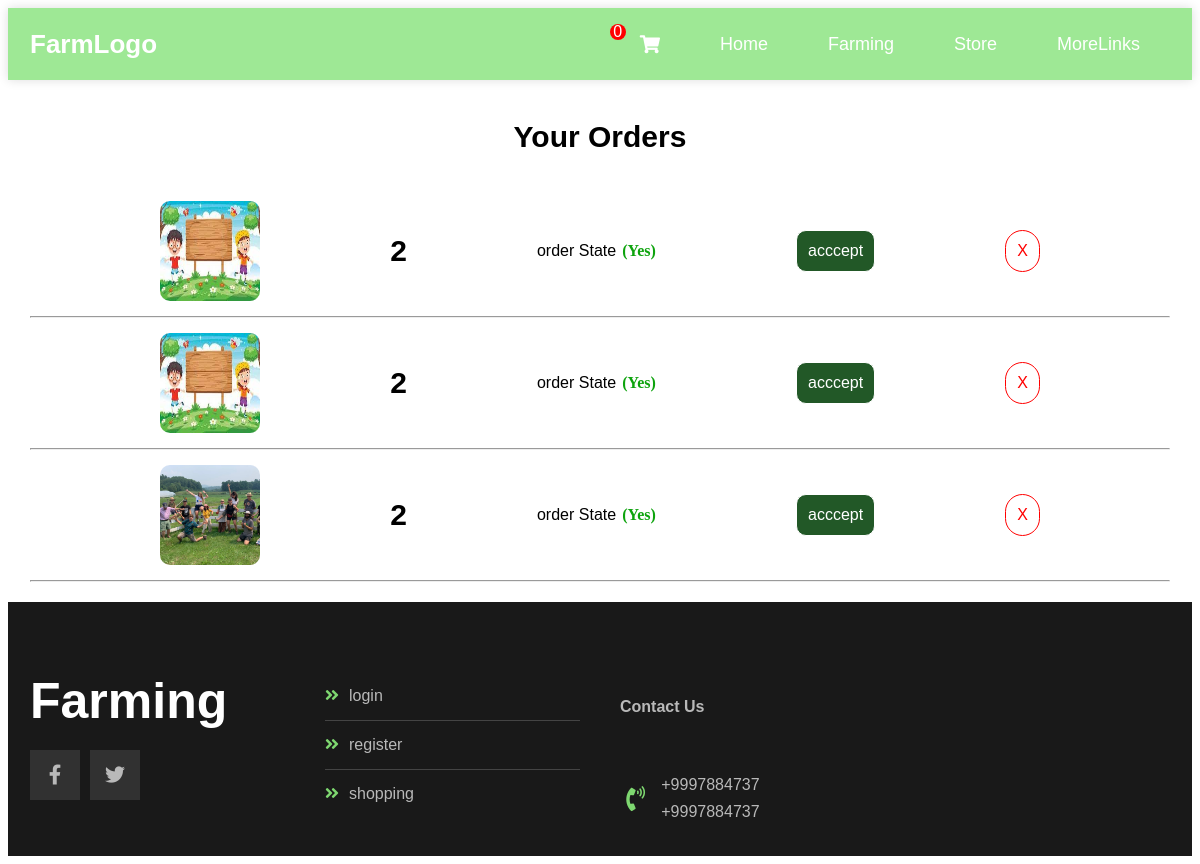
Screenshot of /showUserOrders.php (signed in) with the database file from the repository.
### tables this page shows
CREATE TABLE `orders` (
  `id` int(100) NOT NULL,
  `user_id` int(100) NOT NULL,
  `product_id` int(100) NOT NULL,
  `farmer_id` int(100) DEFAULT NULL,
  `quantity` int(100) NOT NULL,
  `photo` varchar(100) NOT NULL,
  `orderState` bit(1) NOT NULL DEFAULT b'0',
  `date` date NOT NULL
);

### control/order.php (called while the page is built, shortened)
<?php
class Order  {
public static function get_user_orders($pdo ,$user_id){
    $statement= $pdo->prepare("SELECT * FROM orders WHERE user_id = :id OR farmer_id= :id");
    $statement->bindValue(':id',$user_id);
    $statement->execute();
    $orders =$statement->fetchAll(PDO::FETCH_ASSOC);
     return $orders;
    }
}
?>

### showUserOrders.php (the view, shortened to what this page needs)
<?php
require_once("control/order.php");
$orders=Order::get_user_orders($pdo,$_SESSION['user_id']);
?>
<?php include_once("includes/header.php"); ?>
    <div class="card">
        <div class="container">
            <h4 >Your Orders</h4>
        <?php if(!empty($orders)): ?>
          <?php  foreach ($orders as $ord ):  ?>
           <div class="row">
              <img src="<?php echo $ord['photo'] ?>" width="100px" height="100px" alt=""/>
              <h4 class="total"><?php echo $ord['quantity'] ?></h4>
               <div>
               <span data-state="<?php
                echo $ord['orderState'] = ($ord['orderState']) ? '(Yes)' : '(No)' ;
               ?>">order State</span>
               </div>
               <?php  if(isset($_SESSION['user_id'])): ?>
                    <?php if ($_SESSION['user_id']== $ord['farmer_id']): ?>
                        <a class="confirm" href="acceptOrder.php?id=<?php echo $ord['id'] ?>&product_id=<?php echo $ord['product_id'] ?> ">acccept</a>
                    <?php endif;?>
               <?php endif;?>
              <a class="cancel" href="deleteUserOrder.php?id=<?php echo $ord['id'] ?>">X</a>
           </div>
           <hr>
           <?php endforeach; ?>
           <?php endif; ?>
        </div>
    </div>
    <?php include_once("includes/footer.php"); ?>
</body>
</html>

### css/index.css (style rules this page uses)
* { -webkit-box-sizing: border-box; -moz-box-sizing: border-box; box-sizing: border-box; }
:root { --main-color: rgb(126 215 112); --main-color-alt: rgb(126 215 112); --main-transition: 0.3s; --main-padding-top: 100px; --main-padding-bottom: 100px; --section-background: #ececec; }
html { scroll-behavior: smooth; }
body { font-family: "Cairo", sans-serif; }
a { text-decoration: none; }
.container { padding-left: 15px; padding-right: 15px; margin-left: auto; margin-right: auto; }
@media (min-width: 768px) { .container { width: 750px; } }
@media (min-width: 992px) { .container { width: 970px; } }
@media (min-width: 1200px) { .container { width: 1170px; } }

### css/other.css (style rules this page uses)
.card .container .row { display: flex; flex-direction: row; justify-content: space-evenly; align-items: center; }
.card .container h4 { text-align: center; font-weight: bold; margin-top: 40px; font-size: 30px; }
.card .row .cancel { color: red; border: 1px solid red; border-radius: 20px; padding: 11px; text-decoration: none; }
.card .row .confirm { color: white; background-color: rgb(34, 88, 39) ; border: 1px solid white; border-radius: 10px; padding: 11px; text-decoration: none; }
.card .row span::after { font-family: "Font Awesome 5 Free"; content:attr(data-state); margin-right: 10px; font-weight: 900; margin-left: 6px; color:rgb(13, 163, 13); }
.card .row img { border-radius: 10px; }

### rows the page displays
orders: photo (picture), quantity "2"
orders: photo (picture), quantity "2"
orders: photo (picture), quantity "2"

### other values shown
$items_in_cart "0"
